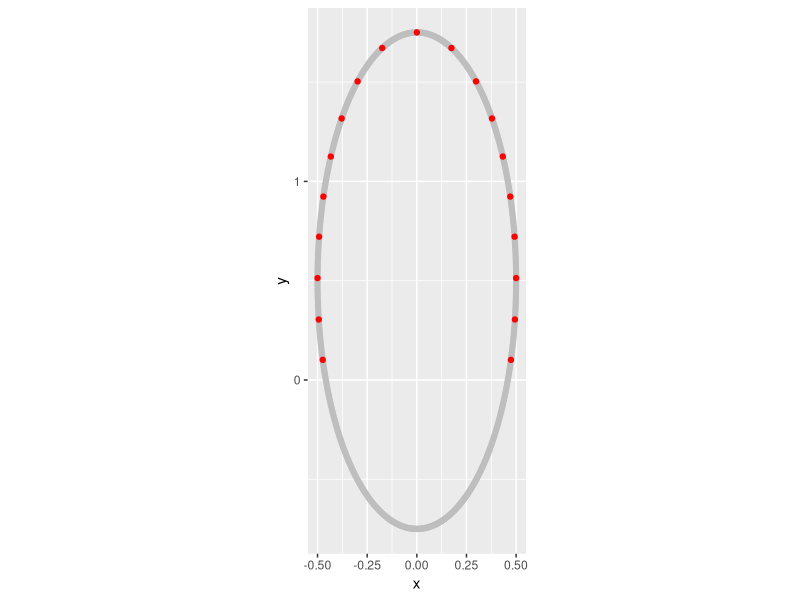
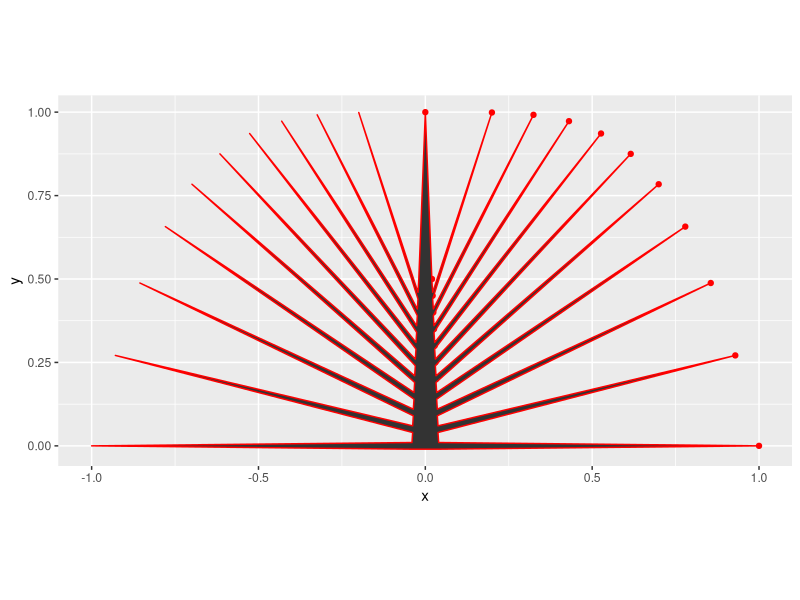

Generate these figures, in order, with R: (Note: this script raises an error after producing the figures.)
library(ggplot2)
library(dplyr)
angles <- c(0:599)/600*2*3.141592
#coniferoverhead

x = cos(angles)/2; y=sin(angles)/2
ht=3
nbr = 8*6/4/ht^0.75
tree <- data.frame(shape='shape', x=round(x,5),y=round(y,5))
tree <- tree |> mutate(y = (y+0.2)/1.2*ht)
tree2 <- tree |> mutate(shape='shape2')
tree2 <- tree2 |> mutate(angles=angles/2/3.141592*360, 
                         top = max(y), d = round(((((y-top)^2+x^2)^0.5)*nbr),3), 
                         d1 = floor(d), yy = (y>=0)) |> group_by(d1, yy) |> 
  mutate(dmin = min(d)) |> ungroup() |> mutate(p = (dmin==d))  |> subset(y >= 0)
top <- tree2$top[1]
for(i in 1:15){
treex0 <- tree |> mutate(circle=i, x=cos(angles)/nbr*i, y=sin(angles)/nbr*i+top)
if(i==1){treex=treex0}else{treex<-rbind(treex,treex0)}}
tree2 <- subset(tree2, p)

ggplot()+
  geom_polygon(data=tree, aes(x=x, y=y), fill='#FFFFFF00')+
  geom_point(data=tree, aes(x=x, y=y), color='gray')+
  geom_point(data=tree2, aes(x=x, y=y), color='red')+
  # geom_polygon(data=treex, aes(x=x, y=y, group=circle), color='yellow', fill='#FFFFFF00')+
  coord_fixed(ratio = 1)

######
library(ggplot2)
library(dplyr)



df <- data.frame(i = 0:10)
df <- df |> mutate(s = 1-i/10,  x = s^0.7, y = 1-(s^3))
df <- df |> mutate(i0 = i+0, i1 = i+0.3, i2 = i+0.7, 
                   x1 = (s+1)*0.02, y1 = (1-s)*0.50)


df.tips <- data.frame(i = df$i1, x = df$x, y = df$y)
df.base1 <- data.frame(i = df$i0, x = df$x1, y = df$y1-0.01)
df.base2 <- data.frame(i = df$i2, x = df$x1, y = df$y1+0.01)

tree <- rbind(df.base1,df.tips,df.base2) |> arrange(i)
tree <- tree[-nrow(tree),]
tree2 <- tree |> mutate(i= -i+21, x=-x)
tree2 <- rbind(tree, tree2) |> arrange(i)

ggplot()+
  geom_point(data=df, aes(x=x, y=y), color='red')+
  geom_point(data=df, aes(x=x1, y=y1), color='red')+
  geom_polygon(data=tree2, aes(x=x, y=y), color='red')+
  coord_fixed()

######
library(ggplot2)
library(dplyr)


makeStem <- function(lth, wth, tip, inc=10){
  
  
  s <- (0:inc)/inc
  i <- c(1:(inc+1),(1:(inc+1))+inc+1)
  y <- s*lth; y <- c(y,y[(inc+1):1])
  x <- tip/2*s+wth/2*(s*-1+1); x <- c(-1*x,x[(inc+1):1])
  side <- ifelse(x >= 0, 'R','L')
  df <- data.frame(x = x,
                   y = y,
                   i = i,
                   type = 'mid',
                   side=side,
                   center=0
                   )
  df[c(1,nrow(df)),]$type <- 'base'
  df[c(nrow(df)/2,nrow(df)/2+1),]$type <- 'tip'
  return(df)
}


angle=-50
bht=2
lth=4
wth = 0.5
sc = 0.6
stem <-  makeStem(lth,wth,0.1*wth,20)
stem <-  stem |> mutate(x = x + -0.2*cos(y/lth*2*pi), center = center + -0.2*cos(y/lth*2*pi))
branch <-  stem |> mutate(x=x*sc,y=y*sc,center=center*sc)
branch2 <-  stem |> mutate(x=x*sc*0.7,y=y*sc*0.7,center=center*sc*0.7)
stem <- attachBranch(stem, branch, -50, 2)
branch <- branch2
  

attachBranch <- function(stem, branch, angle, bht){
  #establish permanent columns to end up with
  original <- colnames(stem)
  #convert angle to radians
  angle = angle/360*2*pi
  #set which side of stem branch will be fitted
  xside <- ifelse(angle>0,'R','L')
  xsine <- ifelse(angle>0,1,-1)
  #rotate branch to correct angle
  branch <- branch |> mutate(h=(x^2+y^2)^0.5,a = acos(y/h),a=ifelse(x < 0,-1*a,a),
                             x = h*sin(a+angle), y = h*cos(a+angle))
  #lift branch to correct height
  branch <- branch |> mutate(y = y+bht)
  #determine which stem vertices straddle the branch
  xd <- subset(stem, side %in% xside & type %in% c('tip','mid','base','bbase'))
  ylower <- max(subset(xd, y < min(branch[branch$type %in% 'base',]$y))$y)
  yupper <- min(subset(xd, y > max(branch[branch$type %in% 'base',]$y))$y)
  xupper <- subset(xd, y == yupper)$x
  xlower <- subset(xd, y == ylower)$x
  #shift branch to conform with twisted stem center position
  cshift <- mean(subset(xd, y == yupper | y == ylower)$center)
  branch <- branch |> mutate(x = x+cshift)
    
  #? bx <- (bht-ylower)/(yupper-ylower)*(xupper-xlower)+xlower
  #identify which branch vertices are inside stem
  branch <- branch |> mutate(inside = (x-((y-ylower)/(yupper-ylower)*(xupper-xlower)+xlower))*xsine)
  #identify vertices which straddle inside and outside of stem to find points of intersection
  internal <- branch |> mutate(near = inside^2, isinside = ifelse(inside < 0 | type %in% 'base', 'no','yes')) |> group_by(isinside, side) |> mutate(minnear = min(near)) |> ungroup() |> subset(near == minnear)
  #approximate location of branch stem intersection to establish new branch base
  newbase <- internal |> group_by(side) |> mutate(amt = 1/((inside - 0)/(max(inside)-min(inside)))^2) |> 
    summarise(x= sum(amt*x)/sum(amt), y= sum(amt*y)/sum(amt), i= mean(i), type='base', center=0, side=xside) 
  #remove stem vertices that may be covered by new branch
  steminternal <- stem |> subset(!(x >= min(internal$x) & x <= max(internal$x) & y >= min(internal$y) & y <= max(internal$y))) |> subset(select=original)
  #identify where to insert new numbering sequence to maintain correct vertex order
  ylower2 <- max(subset(xd, y < min(newbase$y))$y)
  yupper2 <- min(subset(xd, y > max(newbase$y))$y)
  xdi <- mean(subset(xd, y %in% c(yupper2, ylower2))$i)
  #assemble branch with new base, omitting internal vertices
  branchinternal <- branch |> subset(inside >= 0) |> subset(select=original) |> rbind(newbase[,original]) |> mutate(i = xdi + i/10000, type=paste0('b',type), inside = NULL, h=NULL,a=NULL)  |> arrange(i) 
  #append branch to stem with correct vertex order
  stemnew <- rbind(branchinternal,steminternal) |> arrange(i) 
  #renumber vertices
  stemnew <- mutate(stemnew, i=(1:nrow(stemnew)))
  return(stemnew)}

ggplot()+
  geom_polygon(data=steminternal, aes(x=x, y=y), color='red',fill='#99000050')+
  geom_point(data=steminternal, aes(x=x, y=y), color='red')+
  geom_polygon(data=branch, aes(x=x, y=y), color='blue',fill='#00009950')+
  geom_point(data=branch, aes(x=x, y=y), color='blue')+
  geom_polygon(data=branchinternal, aes(x=x, y=y), color='green',fill='#00990050')+
  geom_point(data=branchinternal, aes(x=x, y=y), color='green')+
  coord_fixed()



#fractal tree with bend --- 
lth=4
wth = 0.5
sc = 0.6
stem <-  makeStem(lth,wth,0.1*wth,20)
stem <-  stem |> mutate(x = x + -0.2*cos(y/lth*2*pi), center = center + -0.2*cos(y/lth*2*pi))
branch <-  stem |> mutate(x=x*sc,y=y*sc,center=center*sc)
branch2 <-  stem |> mutate(x=x*sc*0.7,y=y*sc*0.7,center=center*sc*0.7)
branch3 <-  stem |> mutate(x=x*sc*0.3,y=y*sc*0.3,center=center*sc*0.3)

for(i in 1:4){
  tree <- attachBranch(stem, branch, -50, 2)
  branch <- branch2
  tree <- attachBranch(tree, branch, 50, 3)
  branch <- branch3
  tree <- attachBranch(tree, branch, -30, 3.8)
  branch <- tree |> mutate(x=x*sc,y=y*sc,center=center*sc)
  branch2 <- tree |> mutate(x=x*sc*.7,y=y*sc*.7,center=center*sc*.7)
  branch3 <- tree |> mutate(x=x*sc*.3,y=y*sc*.3,center=center*sc*.3)
}

crown <- tree |> subset(grepl('tip',type) & !type %in% 'tip')
ggplot()+
  geom_polygon(data=tree, aes(x=x, y=y), color='brown',fill='#99500050')+
  # geom_point(data=stem, aes(x=x, y=y), color='red')+
  geom_polygon(data=crown, aes(x=x, y=y), color='green',fill='#00990050')+
  # geom_point(data=tree, aes(x=x, y=y), color='green')+
  coord_fixed()
#------




inc=8
s = (0:inc)/inc
i = 1:(inc+1)
angles <- s*2*pi/4

x = cos(angles)
y = sin(angles)
circle <- data.frame(i=i,x=cos(angles),y=sin(angles))
circle2 <- data.frame(i=i[(inc/2):inc],x=cos(angles[(inc/2):inc]),y=sin(angles[(inc/2):inc]))
triangle <- data.frame(i=i,x=-1*s+1,y=s*2)
verticle <- data.frame(i=i,x=1,y=s*2)
combo <- data.frame(i=i,x=(circle$x+triangle$x)/2, y=(circle$y+triangle$y)/2)
combo2 <- data.frame(i=i,x=(circle$x+verticle$x)/2, y=(circle$y+verticle$y)/2)
ggplot()+
  # geom_polygon(data=circle, aes(x=x, y=y), color='red',fill='#99000050')+
  geom_point(data=circle, aes(x=x, y=y), color='red')+
  geom_point(data=triangle, aes(x=x, y=y), color='blue')+
  geom_point(data=verticle, aes(x=x, y=y), color='green')+
  geom_point(data=combo, aes(x=x, y=y), color='purple')+
  geom_point(data=circle2, aes(x=x, y=y), color='gold')+
  coord_fixed()

dfbranches <- data.frame(
  baseht = c(1.5,2,2.5,3,3.5,4),
  crownht = (circle[c(2:7),]$y)*2+3,
  crownwd = (circle[c(2:7),]$x))

dfbranches <- dfbranches |> mutate(branchlen = ((crownht - baseht)^2+crownwd^2)^0.5,
                                   angle=atan((crownht - baseht)/crownwd)*180/pi)


stem <-  makeStem(20,1,0.3*wth,20)
for(i in 1:6){#i=2
  lth = dfbranches$crownht[i]
  bht <- dfbranches$baseht[i]
  angle = dfbranches$angle[i] * ifelse(i/2==floor(i/2),-1,1)
  branch <- makeStem(lth,lth/8,lth/13)
  stem <- attachBranch(stem,branch,angle,bht)
  
}


x <- stem %>%
  st_as_sf(coords = c("x", "y")) |>
  summarise(i = list(i), type = list(type),
            side = list(side), center = list(center), 
            geometry = st_combine(geometry)) |> st_cast("POLYGON")
  

x <- data.frame(x=st_coordinates(x)[,1],
                y=st_coordinates(x)[,2],
                i=unlist(x$i),
                type=unlist(x$type),
                side=unlist(x$side),
                center=unlist(x$center))

poly_sf <- function(x){
  require(sf)
  x <- x |> st_as_sf(coords = c("x", "y")) |>
    summarise(i = list(i), type = list(type),
              side = list(side), center = list(center), 
              geometry = st_combine(geometry)) |> st_cast("POLYGON")
  return(x)
}
sf_poly <- function(x){
  require(sf)
  x <- data.frame(x=st_coordinates(x)[1:(nrow(x)-1),1],
                  y=st_coordinates(x)[1:(nrow(x)-1),2],
                  i=unlist(x$i),
                  type=unlist(x$type),
                  side=unlist(x$side),
                  center=unlist(x$center))
  return(x)
}

x <- poly_sf(stem)

stem2 <- sf_poly(x)
angle=50
bht=3
lth=4
wth = 0.5
sc = 0.6

stem <-  makeStem(lth,wth,0.1*wth,20)
stem <-  stem |> mutate(x = x + -0.2*cos(y/lth*2*pi), center = center + -0.2*cos(y/lth*2*pi))
branch <-  stem |> mutate(x=x*sc,y=y*sc,center=center*sc)



attachBranchsf <- function(stem, branch, angle, bht){
  #establish permanent columns to end up with
  original <- colnames(stem)
  #convert angle to radians
  angle = angle/360*2*pi
  #set which side of stem branch will be fitted
  xside <- ifelse(angle>0,'R','L')
  xsine <- ifelse(angle>0,1,-1)
  #rotate branch to correct angle
  branch <- branch |> mutate(h=(x^2+y^2)^0.5,a = acos(y/h),a=ifelse(x < 0,-1*a,a),
                             x = h*sin(a+angle), y = h*cos(a+angle))
  #lift branch to correct height
  branch <- branch |> mutate(y = y+bht)
  #determine which stem vertices straddle the branch
  xd <- subset(stem, side %in% xside & type %in% c('tip','mid','base','bbase'))
  ylower <- max(subset(xd, y < min(branch[branch$type %in% 'base',]$y))$y)
  yupper <- min(subset(xd, y > max(branch[branch$type %in% 'base',]$y))$y)
  xupper <- subset(xd, y == yupper)$x
  xlower <- subset(xd, y == ylower)$x
  #shift branch to conform with twisted stem center position
  cshift <- mean(subset(xd, y == yupper | y == ylower)$center)
  branch <- branch |> mutate(x = x+cshift)
  
  #? bx <- (bht-ylower)/(yupper-ylower)*(xupper-xlower)+xlower
  #identify which branch vertices are inside stem
  branch <- branch |> mutate(inside = (x-((y-ylower)/(yupper-ylower)*(xupper-xlower)+xlower))*xsine)
  #identify vertices which straddle inside and outside of stem to find points of intersection
  internal <- branch |> mutate(near = inside^2, isinside = ifelse(inside < 0 | type %in% 'base', 'no','yes')) |> group_by(isinside, side) |> mutate(minnear = min(near)) |> ungroup() |> subset(near == minnear)
  #approximate location of branch stem intersection to establish new branch base
  newbase <- internal |> group_by(side) |> mutate(amt = 1/((inside - 0)/(max(inside)-min(inside)))^2) |> 
    summarise(x= sum(amt*x)/sum(amt), y= sum(amt*y)/sum(amt), i= mean(i), type='base', center=0, side=xside) 
  #remove stem vertices that may be covered by new branch
  steminternal <- stem |> subset(!(x >= min(internal$x) & x <= max(internal$x) & y >= min(internal$y) & y <= max(internal$y))) |> subset(select=original)
  #identify where to insert new numbering sequence to maintain correct vertex order
  ylower2 <- max(subset(xd, y < min(newbase$y))$y)
  yupper2 <- min(subset(xd, y > max(newbase$y))$y)
  xdi <- mean(subset(xd, y %in% c(yupper2, ylower2))$i)
  #assemble branch with new base, omitting internal vertices
  branchinternal <- branch |> subset(inside >= 0) |> subset(select=original) |> rbind(newbase[,original]) |> mutate(i = xdi + i/10000, type=paste0('b',type), inside = NULL, h=NULL,a=NULL)  |> arrange(i) 
  #append branch to stem with correct vertex order
  stemnew <- rbind(branchinternal,steminternal) |> arrange(i) 
  #renumber vertices
  stemnew <- mutate(stemnew, i=(1:nrow(stemnew)))
  return(stemnew)}










tree2 <- data.frame(x=st_coordinates(polygon)[,1],y=st_coordinates(polygon)[,2])
ggplot()+
  geom_polygon(data=tree2, aes(x=x, y=y), color='green',fill='#00990050')+
  coord_fixed()
